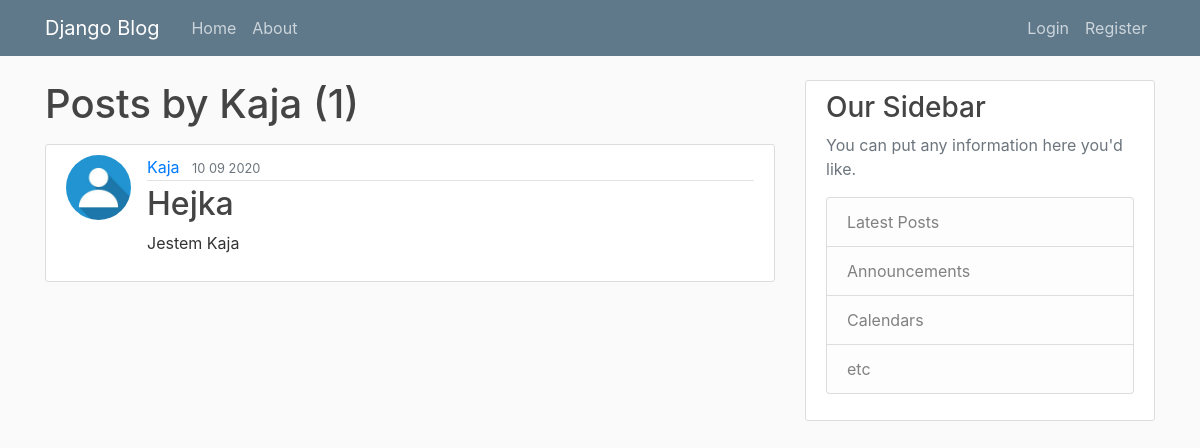
Before: /user/Kaja with the older database file.
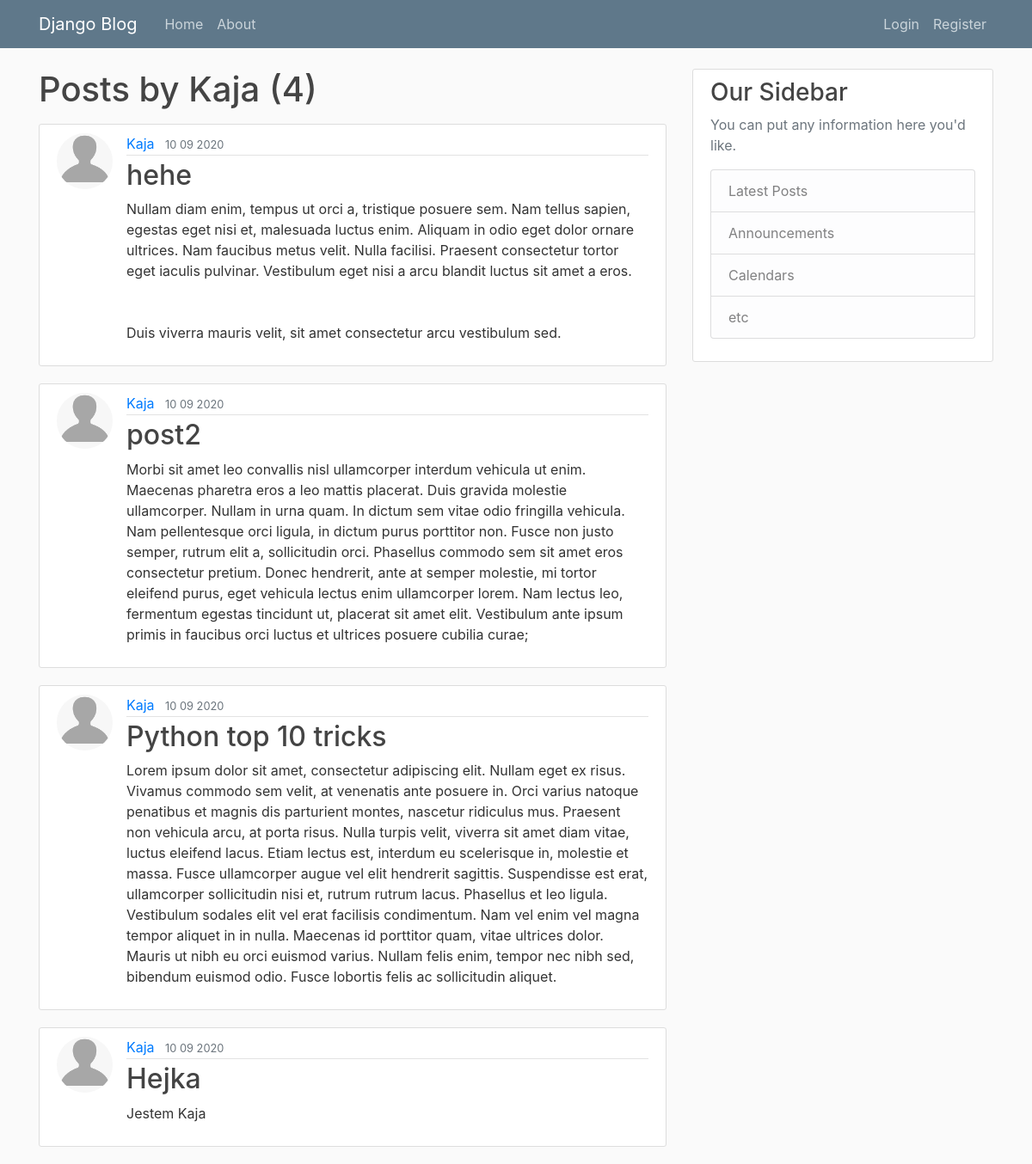
After: the same page with the newer database file.
### blog/models.py (models this page shows, shortened)
class Post(models.Model):
    title = models.CharField(max_length=100)
    content = models.TextField()
    date_posted = models.DateTimeField(default=timezone.now)
    author = models.ForeignKey(User, on_delete=models.CASCADE)

### users/models.py (models this page shows, shortened)
class Profile(models.Model):
    user = models.OneToOneField(User, on_delete=models.CASCADE)
    image = models.ImageField(default='default.jpg', upload_to='profile_pics')

### blog/views.py (the view)
# urls.py: path('user/<str:username>', UserPostListView.as_view(), name='user-posts'),
class UserPostListView(ListView):
    model = Post
    template_name = 'blog/user_posts.html'
    context_object_name = 'posts'
    paginate_by = 5
    def get_queryset(self):
        user = get_object_or_404(User, username=self.kwargs.get('username'))
        return Post.objects.filter(author=user).order_by('-date_posted')

### blog/templates/blog/user_posts.html (shortened to what this page needs)
{% extends "blog/base.html" %}
{% block content %}
<h1 class="mb-3">Posts by {{ view.kwargs.username }} ({{ page_obj.paginator.count }})</h1>
{% for post in posts %}
<article class="media content-section">
  <img class="rounded-circle article-img" src={{ post.author.profile.image.url }}>
  <div class="media-body">
    <div class="article-metadata">
      <a class="mr-2" href="{% url 'user-posts' post.author.username %}">{{ post.author }}</a>
      <small class="text-muted">{{ post.date_posted|date:"d m Y" }}</small>
    </div>
    <h2><a class="article-title" href="{% url 'post-detail' post.id %}">{{ post.title }}</a></h2>
    <p class="article-content">{{ post.content }}</p>
  </div>
</article>
{% endfor %}
{% endblock content %}

### blog/templates/blog/base.html (shortened to what this page needs)
{% load static %}
<!DOCTYPE html>
<html lang="en">
<head>
    <link rel="stylesheet" href="https://stackpath.bootstrapcdn.com/bootstrap/4.3.1/css/bootstrap.min.css"
>
    <link rel="stylesheet" type="text/css" href="{% static 'blog/main.css' %}">
</head>
<body>
    <header class="site-header">
        <nav class="navbar navbar-expand-md navbar-dark bg-steel fixed-top">
            <div class="container">
                <a class="navbar-brand mr-4" href="/">Django Blog</a>
                <div class="collapse navbar-collapse" id="navbarToggle">
                    <div class="navbar-nav mr-auto">
                        <a class="nav-item nav-link" href="{% url 'blog-home' %}">Home</a>
                        <a class="nav-item nav-link" href="{% url 'blog-about' %}">About</a>
                    </div>
                    <div class="navbar-nav">
                        {% if user.is_authenticated %}
                        <a class="nav-item nav-link" href="{% url 'post-create' %}">New Post</a>
                        <a class="nav-item nav-link" href="{% url 'profile' %}">Profile</a>
                        <a class="nav-item nav-link" href="{% url 'logout' %}">Logout</a>
                        {% else %}
                        <a class="nav-item nav-link" href="{% url 'login' %}">Login</a>
                        <a class="nav-item nav-link" href="{% url 'register' %}">Register</a>
                        {% endif %}
                    </div>
                </div>
            </div>
        </nav>
    </header>
    <main role="main" class="container">
        <div class="row">
            <div class="col-md-8">
                {% block content %}{% endblock %}
            </div>
            <div class="col-md-4">
                <div class="content-section">
                    <h3>Our Sidebar</h3>
                    <p class='text-muted'>You can put any information here you'd like.
                        <ul class="list-group">
                            <li class="list-group-item list-group-item-light">Latest Posts</li>
                            <li class="list-group-item list-group-item-light">Announcements</li>
                            <li class="list-group-item list-group-item-light">Calendars</li>
                            <li class="list-group-item list-group-item-light">etc</li>
                        </ul>
                    </p>
                </div>
            </div>
        </div>
    </main>
</body>
</html>

### blog/static/blog/main.css (style rules this page uses)
body { background: #fafafa; color: #333333; margin-top: 5rem; }
h1, h2, h3, h4, h5, h6 { color: #444444; }
ul { margin: 0; }
.bg-steel { background-color: #5f788a; }
.site-header .navbar-nav .nav-link { color: #cbd5db; }
.content-section { background: #ffffff; padding: 10px 20px; border: 1px solid #dddddd; border-radius: 3px; margin-bottom: 20px; }
.article-title { color: #444444; }
.article-content { white-space: pre-line; }
.article-img { height: 65px; width: 65px; margin-right: 16px; }
.article-metadata { padding-bottom: 1px; margin-bottom: 4px; border-bottom: 1px solid #e3e3e3 }

Changed rows visible on the page:
added Post: author.profile.image (picture), author "Kaja", date_posted "10 09 2020", title "hehe", content "Nullam diam enim, tempus ut orci a, tristique posuere sem. Nam tellus sapien, egestas eget nisi et, malesuada luctus enim. Aliquam in odio eget dolor ornare ultrices. Nam faucibus metus velit. Nulla facilisi. Praesent consectetur tortor eget iaculis pulvinar. Vestibulum eget nisi a arcu blandit luctus sit amet a eros. Duis viverra mauris velit, sit amet consectetur arcu vestibulum sed."
added Post: author.profile.image (picture), author "Kaja", date_posted "10 09 2020", title "post2", content "Morbi sit amet leo convallis nisl ullamcorper interdum vehicula ut enim. Maecenas pharetra eros a leo mattis placerat. Duis gravida molestie ullamcorper. Nullam in urna quam. In dictum sem vitae odio fringilla vehicula. Nam pellentesque orci ligula, in dictum purus porttitor non. Fusce non justo semper, rutrum elit a, sollicitudin orci. Phasellus commodo sem sit amet eros consectetur pretium. Donec hendrerit, ante at semper molestie, mi tortor eleifend purus, eget vehicula lectus enim ullamcorper lorem. Nam lectus leo, fermentum egestas tincidunt ut, placerat sit amet elit. Vestibulum ante ipsum primis in faucibus orci luctus et ultrices posuere cubilia curae;"
added Post: author.profile.image (picture), author "Kaja", date_posted "10 09 2020", title "Python top 10 tricks", content "Lorem ipsum dolor sit amet, consectetur adipiscing elit. Nullam eget ex risus. Vivamus commodo sem velit, at venenatis ante posuere in. Orci varius natoque penatibus et magnis dis parturient montes, nascetur ridiculus mus. Praesent non vehicula arcu, at porta risus. Nulla turpis velit, viverra sit amet diam vitae, luctus eleifend lacus. Etiam lectus est, interdum eu scelerisque in, molestie et massa. Fusce ullamcorper augue vel elit hendrerit sagittis. Suspendisse est erat, ullamcorper sollicitudin nisi et, rutrum rutrum lacus. Phasellus et leo ligula. Vestibulum sodales elit vel erat facilisis condimentum. Nam vel enim vel magna tempor aliquet in in nulla. Maecenas id porttitor quam, vitae…"
changed through a linked row, Post "Hejka": author.profile.image: picture added in place of a placeholder
Other visible differences:
{{ page_obj.paginator.count }}: "1" → "4"
